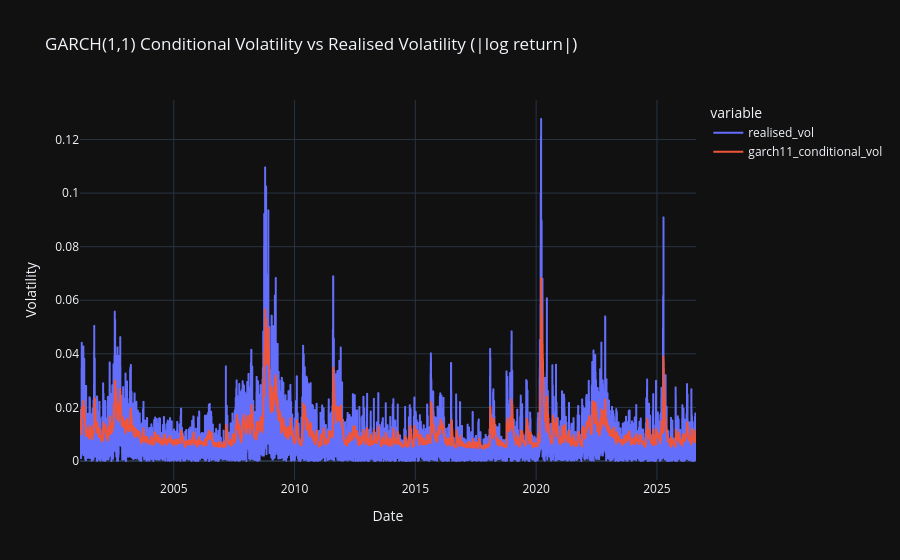

Notebook source saved alongside this figure:
### Code cell
# Rescale conditional volatility back to raw return units before plotting
cond_vol_g11 = res_garch11.conditional_volatility / 100

vol_compare = pd.DataFrame({
    'realised_vol': realised_vol,
    'garch11_conditional_vol': cond_vol_g11
}).dropna()

vol_compare.plot(
    title='GARCH(1,1) Conditional Volatility vs Realised Volatility (|log return|)',
    labels={'value': 'Volatility', 'index': 'Date'}
)

### Figure 1 — Plotly figure (JSON) as saved in the notebook; plotly's stock layout.template omitted (floating-point values rounded to 4 significant figures; data arrays with more than 128 entries replaced by an {"elided": "..."} marker saying what was removed)
{"data": [{"hovertemplate": "variable=realised_vol<br>Date=%{x}<br>Volatility=%{y}<extra></extra>", "legendgroup": "realised_vol", "line": {"color": "#636efa", "dash": "solid"}, "marker": {"symbol": "circle"}, "mode": "lines", "name": "realised_vol", "showlegend": true, "type": "scattergl", "x": {"elided": "6412 str values"}, "xaxis": "x", "y": {"elided": "6412 float values"}, "yaxis": "y"}, {"hovertemplate": "variable=garch11_conditional_vol<br>Date=%{x}<br>Volatility=%{y}<extra></extra>", "legendgroup": "garch11_conditional_vol", "line": {"color": "#EF553B", "dash": "solid"}, "marker": {"symbol": "circle"}, "mode": "lines", "name": "garch11_conditional_vol", "showlegend": true, "type": "scattergl", "x": {"elided": "6412 str values"}, "xaxis": "x", "y": {"elided": "6412 float values"}, "yaxis": "y"}], "layout": {"legend": {"title": {"text": "variable"}, "tracegroupgap": 0}, "title": {"text": "GARCH(1,1) Conditional Volatility vs Realised Volatility (|log return|)"}, "xaxis": {"anchor": "y", "domain": [0, 1], "title": {"text": "Date"}}, "yaxis": {"anchor": "x", "domain": [0, 1], "title": {"text": "Volatility"}}}}
